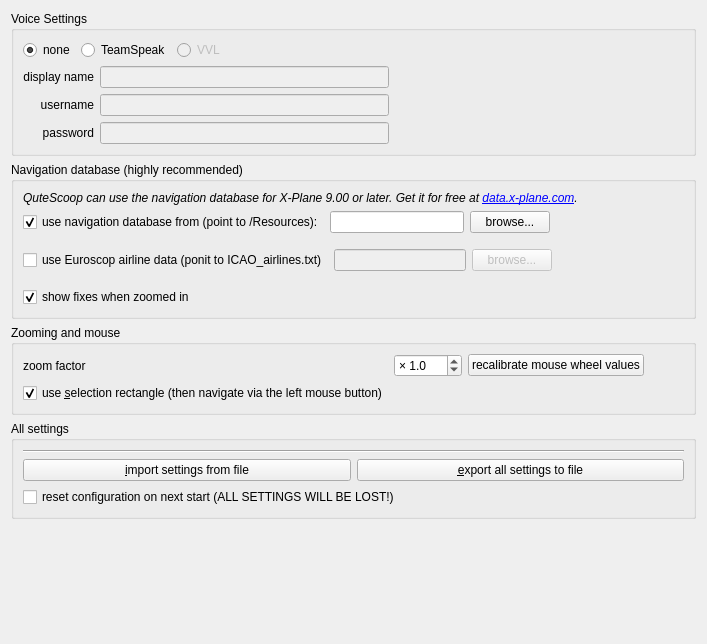
     <widget class="QWidget" name="specialTab">
      <attribute name="title">
       <string>Special</string>
      </attribute>
      <layout class="QVBoxLayout" name="verticalLayout">
       <item>
        <widget class="QGroupBox" name="groupBoxVoice">
         <property name="title">
          <string>Voice Settings</string>
         </property>
         <layout class="QGridLayout" name="_2">
          <item row="0" column="0" colspan="3">
           <layout class="QHBoxLayout" name="_3">
            <item>
             <widget class="QRadioButton" name="rbNone">
              <property name="text">
               <string>none</string>
              </property>
              <property name="checked">
               <bool>true</bool>
              </property>
             </widget>
            </item>
            <item>
             <widget class="QRadioButton" name="rbTeamSpeak">
              <property name="text">
               <string>TeamSpeak</string>
              </property>
              <property name="checked">
               <bool>false</bool>
              </property>
             </widget>
            </item>
            <item>
             <widget class="QRadioButton" name="rbVRC">
              <property name="enabled">
               <bool>false</bool>
              </property>
              <property name="toolTip">
               <string>VATSIM voice not possible due to licensing problems.</string>
              </property>
              <property name="text">
               <string>VVL</string>
              </property>
             </widget>
            </item>
            <item>
             <spacer>
              <property name="orientation">
               <enum>Qt::Horizontal</enum>
              </property>
              <property name="sizeHint" stdset="0">
               <size>
                <width>40</width>
                <height>20</height>
               </size>
              </property>
             </spacer>
            </item>
           </layout>
          </item>
          <item row="1" column="0">
           <widget class="QLabel" name="label_44">
            <property name="text">
             <string>display name</string>
            </property>
            <property name="alignment">
             <set>Qt::AlignRight|Qt::AlignTrailing|Qt::AlignVCenter</set>
            </property>
            <property name="buddy">
             <cstring>editVoiceCallsign</cstring>
            </property>
           </widget>
          </item>
          <item row="1" column="1">
           <widget class="QLineEdit" name="editVoiceCallsign">
            <property name="enabled">
             <bool>false</bool>
            </property>
           </widget>
          </item>
          <item row="2" column="0">
           <widget class="QLabel" name="label_45">
            <property name="text">
             <string>username</string>
            </property>
            <property name="alignment">
             <set>Qt::AlignRight|Qt::AlignTrailing|Qt::AlignVCenter</set>
            </property>
            <property name="buddy">
             <cstring>editVoiceUser</cstring>
            </property>
           </widget>
          </item>
          <item row="2" column="1">
           <widget class="QLineEdit" name="editVoiceUser">
            <property name="enabled">
             <bool>false</bool>
            </property>
           </widget>
          </item>
          <item row="3" column="0">
           <widget class="QLabel" name="label_46">
            <property name="text">
             <string>password</string>
            </property>
            <property name="alignment">
             <set>Qt::AlignRight|Qt::AlignTrailing|Qt::AlignVCenter</set>
            </property>
            <property name="buddy">
             <cstring>editVoicePassword</cstring>
            </property>
           </widget>
          </item>
          <item row="3" column="1">
           <widget class="QLineEdit" name="editVoicePassword">
            <property name="enabled">
             <bool>false</bool>
            </property>
            <property name="echoMode">
             <enum>QLineEdit::Password</enum>
            </property>
           </widget>
          </item>
          <item row="2" column="2">
           <spacer>
            <property name="orientation">
             <enum>Qt::Horizontal</enum>
            </property>
            <property name="sizeHint" stdset="0">
             <size>
              <width>40</width>
              <height>20</height>
             </size>
            </property>
           </spacer>
          </item>
          <item row="1" column="2">
           <spacer>
            <property name="orientation">
             <enum>Qt::Horizontal</enum>
            </property>
            <property name="sizeHint" stdset="0">
             <size>
              <width>40</width>
              <height>20</height>
             </size>
            </property>
           </spacer>
          </item>
          <item row="3" column="2">
           <spacer>
            <property name="orientation">
             <enum>Qt::Horizontal</enum>
            </property>
            <property name="sizeHint" stdset="0">
             <size>
              <width>40</width>
              <height>20</height>
             </size>
            </property>
           </spacer>
          </item>
         </layout>
        </widget>
       </item>
       <item>
        <widget class="QGroupBox" name="groupBoxDatabase">
         <property name="title">
          <string>Navigation database (highly recommended)</string>
         </property>
         <layout class="QVBoxLayout" name="_4">
          <item>
           <widget class="QLabel" name="label_5">
            <property name="text">
             <string>&lt;!DOCTYPE HTML PUBLIC &quot;-//W3C//DTD HTML 4.0//EN&quot; &quot;http://www.w3.org/TR/REC-html40/strict.dtd&quot;&gt;
&lt;html&gt;&lt;head&gt;&lt;meta name=&quot;qrichtext&quot; content=&quot;1&quot; /&gt;&lt;style type=&quot;text/css&quot;&gt;
p, li { white-space: pre-wrap; }
&lt;/style&gt;&lt;/head&gt;&lt;body&gt;
&lt;span style=&quot;font-style:italic;&quot;&gt;QuteScoop can use the navigation database for X-Plane 9.00 or later. Get it for free at &lt;a href=&quot;http://data.x-plane.com&quot;&gt;data.x-plane.com&lt;/a&gt;.&lt;/span&gt;&lt;/body&gt;&lt;/html&gt;</string>
            </property>
            <property name="wordWrap">
             <bool>true</bool>
            </property>
            <property name="openExternalLinks">
             <bool>true</bool>
            </property>
            <property name="textInteractionFlags">
             <set>Qt::LinksAccessibleByMouse|Qt::TextSelectableByKeyboard|Qt::TextSelectableByMouse</set>
            </property>
           </widget>
          </item>
          <item>
           <layout class="QHBoxLayout" name="_5">
            <item>
             <widget class="QCheckBox" name="cbUseNavDatabase">
              <property name="text">
               <string>use navigation database from (point to /Resources):</string>
              </property>
              <property name="checked">
               <bool>true</bool>
              </property>
             </widget>
            </item>
            <item>
             <widget class="QLineEdit" name="editNavdir"/>
            </item>
            <item>
             <widget class="QPushButton" name="browseNavdirButton">
              <property name="toolTip">
               <string>Shall be the folder that contains 'default_scenery' and 'default_data'</string>
              </property>
              <property name="text">
               <string>browse...</string>
              </property>
              <property name="flat">
               <bool>false</bool>
              </property>
             </widget>
            </item>
            <item>
             <spacer name="horizontalSpacer_17">
              <property name="orientation">
               <enum>Qt::Horizontal</enum>
              </property>
              <property name="sizeHint" stdset="0">
               <size>
                <width>40</width>
                <height>20</height>
               </size>
              </property>
             </spacer>
            </item>
           </layout>
          </item>
          <item>
           <layout class="QHBoxLayout" name="horizontalLayout_13">
            <property name="topMargin">
             <number>10</number>
            </property>
            <property name="bottomMargin">
             <number>10</number>
            </property>
            <item>
             <widget class="QCheckBox" name="cbUseESAirlines">
              <property name="text">
               <string>use Euroscop airline data (ponit to ICAO_airlines.txt)</string>
              </property>
             </widget>
            </item>
            <item>
             <widget class="QLineEdit" name="editESAirlines">
              <property name="enabled">
               <bool>false</bool>
              </property>
             </widget>
            </item>
            <item>
             <widget class="QPushButton" name="bt_browseESAirlines">
              <property name="enabled">
               <bool>false</bool>
              </property>
              <property name="text">
               <string>browse...</string>
              </property>
             </widget>
            </item>
            <item>
             <spacer name="horizontalSpacer_22">
              <property name="orientation">
               <enum>Qt::Horizontal</enum>
              </property>
              <property name="sizeHint" stdset="0">
               <size>
                <width>40</width>
                <height>20</height>
               </size>
              </property>
             </spacer>
            </item>
           </layout>
          </item>
          <item>
           <widget class="QCheckBox" name="cbShowFixes">
            <property name="text">
             <string>show fixes when zoomed in</string>
            </property>
            <property name="checked">
             <bool>true</bool>
            </property>
           </widget>
          </item>
         </layout>
        </widget>
       </item>
       <item>
        <widget class="QGroupBox" name="groupZoom">
         <property name="title">
          <string>Zooming and mouse</string>
         </property>
         <layout class="QGridLayout" name="gridLayout_10">
          <item row="0" column="1">
           <widget class="QDoubleSpinBox" name="sbZoomFactor">
            <property name="toolTip">
             <string>all zooming gets accelerated by this value.</string>
            </property>
            <property name="prefix">
             <string>× </string>
            </property>
            <property name="decimals">
             <number>1</number>
            </property>
            <property name="minimum">
             <double>0.100000000000000</double>
            </property>
            <property name="singleStep">
             <double>0.100000000000000</double>
            </property>
            <property name="value">
             <double>1.000000000000000</double>
            </property>
           </widget>
          </item>
          <item row="0" column="0">
           <widget class="QLabel" name="label_50">
            <property name="text">
             <string>zoom factor</string>
            </property>
           </widget>
          </item>
          <item row="0" column="3">
           <widget class="QPushButton" name="pbWheelCalibrate">
            <property name="toolTip">
             <string>The maximum value of your mouse wheel gets updated constantly as it differs from mouse driver to mouse driver. Reset if you feel your zomming is way too slow.</string>
            </property>
            <property name="text">
             <string>recalibrate mouse wheel values</string>
            </property>
           </widget>
          </item>
          <item row="0" column="4">
           <spacer name="horizontalSpacer_14">
            <property name="orientation">
             <enum>Qt::Horizontal</enum>
            </property>
            <property name="sizeHint" stdset="0">
             <size>
              <width>40</width>
              <height>20</height>
             </size>
            </property>
           </spacer>
          </item>
          <item row="1" column="0">
           <widget class="QCheckBox" name="useSelectionRectangle">
            <property name="toolTip">
             <string>Use left mouse button to drag a selection rectangle. When off, left mouse drag is globe panning (same as right drag)</string>
            </property>
            <property name="text">
             <string>use &amp;selection rectangle (then navigate via the left mouse button)</string>
            </property>
            <property name="checked">
             <bool>true</bool>
            </property>
           </widget>
          </item>
         </layout>
        </widget>
       </item>
       <item>
        <widget class="QGroupBox" name="groupBoxResetConfigration">
         <property name="title">
          <string>All settings</string>
         </property>
         <layout class="QVBoxLayout" name="verticalLayout_8">
          <item>
           <widget class="Line" name="line_2">
            <property name="orientation">
             <enum>Qt::Horizontal</enum>
            </property>
           </widget>
          </item>
          <item>
           <layout class="QHBoxLayout" name="horizontalLayout_9">
            <item>
             <widget class="QPushButton" name="pbImportFromFile">
              <property name="toolTip">
               <string>Reads settings from .ini file. This does not replace your current settings, but gets merged with it. That means, only values present in the new .ini will actually be changed.</string>
              </property>
              <property name="text">
               <string>&amp;import settings from file</string>
              </property>
             </widget>
            </item>
            <item>
             <widget class="QPushButton" name="pbExportToFile">
              <property name="toolTip">
               <string>writes settings to .ini file.</string>
              </property>
              <property name="text">
               <string>&amp;export all settings to file</string>
              </property>
             </widget>
            </item>
           </layout>
          </item>
          <item>
           <widget class="QCheckBox" name="cbResetConfiguration">
            <property name="text">
             <string>reset configuration on next start (ALL SETTINGS WILL BE LOST!)</string>
            </property>
           </widget>
          </item>
         </layout>
        </widget>
       </item>
       <item>
        <spacer name="spacer">
         <property name="orientation">
          <enum>Qt::Vertical</enum>
         </property>
         <property name="sizeHint" stdset="0">
          <size>
           <width>491</width>
           <height>114</height>
          </size>
         </property>
        </spacer>
       </item>
      </layout>
     </widget>
